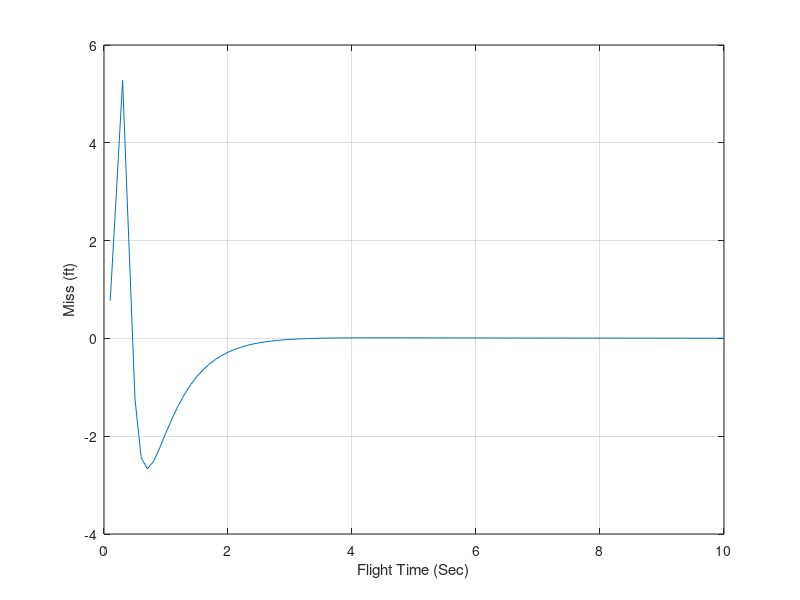

Source code (MATLAB):
clear
VC=4000.;
GAM=.0001;
APN=2;
XNT=161;
YIC=0.;
VM=3000.;
HEDEG=0.;
TAU=.5;
WZ=10;
XNP=3.;
n=0.;
for TF=.1:.1:10
    Y=0;
    YD=0;
    E=0.;
    T=0.;
    H=.01;
    XNL=0;
    XNCLIM=9999999;
    while T<=(TF-1e-5)
        YOLD=Y;
        YDOLD=YD;
        EOLD=E;
        STEP=1;
        FLAG=0;
        while STEP<=1
      		if FLAG==1
         		STEP=2;
         		Y=Y+H*YD; 	
         		YD=YD+H*YDD;
         		E=E+H*ED;
         		T=T+H;
      		end
      		TGO=TF-T+.00001;
            XLAMD=(Y+YD*TGO)/(VC*TGO*TGO);
            if APN==0
                XNC=XNP*(Y+YD*TGO)/TGO^2;
            elseif APN==1
                 X=TGO/TAU;
                TOP=6.*X*X*(exp(-X)-1.+X);
                BOT1=2*X*X*X+3.+6.*X-6.*X*X;
                BOT2=-12.*X*exp(-X)-3*exp(-2.*X);
                XNPP=TOP/(.0001+BOT1+BOT2);
                XNEW=XNPP*XNL*(exp(-X)+X-1.)/(X*X);
                XNC=XNPP*VC*XLAMD+.5*XNPP*XNT-XNEW;
            else
                 XS=TGO/TAU;
                TEMP1=TGO*TGO*TAU*(exp(-XS)-1.+XS);
                TOP=-(TGO^3)/(TAU*WZ)+(1.+1./(TAU*WZ))*TEMP1;
                TEMP2=.5*(1.-3./(TAU*WZ))+XS*(1.+1./(TAU*WZ))-XS*XS;
                TEMP3=-2.*XS*exp(-XS);
                TEMP4=2.*exp(-XS)/(TAU*WZ)-.5*exp(-2.*XS)*(1.+1./(TAU*WZ));
	     BOT=GAM+TGO*TGO*TGO/3.+(1.+1./(TAU*WZ))*TAU^3*(TEMP2+TEMP3+TEMP4);            
	        XNPP=TOP/BOT;
	        C1TH=XNPP/(TGO*TGO);
	        C2TH=XNPP/TGO;
	        C3TH=.5*XNPP;
	        C4TH=-XNPP*(exp(-XS)+XS-1.)/(XS*XS);
	        XNC=C1TH*Y+C2TH*YD+C3TH*XNT+C4TH*E;
            end
      		if XNC>XNCLIM
         		XNC=XNCLIM;
      		end
      		if XNC<-XNCLIM
         		XNC=-XNCLIM;
      		end
            ED=(XNC-E)/TAU;
            XNL=E-ED/WZ;
           YDD=XNT-XNL;
      		FLAG=1;
        end
        FLAG=0;
        Y=.5*(YOLD+Y+H*YD);
        YD=.5*(YDOLD+YD+H*YDD);
        E=.5*(EOLD+E+H*ED);
    end
    n=n+1;
    ArrayTF(n)=TF;
    ArrayY(n)=Y;
end
figure
plot(ArrayTF,ArrayY),grid
xlabel('Flight Time (Sec)')
ylabel('Miss (ft)')
clc
output=[ArrayTF',ArrayY',];
save datfil.txt output  -ascii
disp 'simulation finished'
